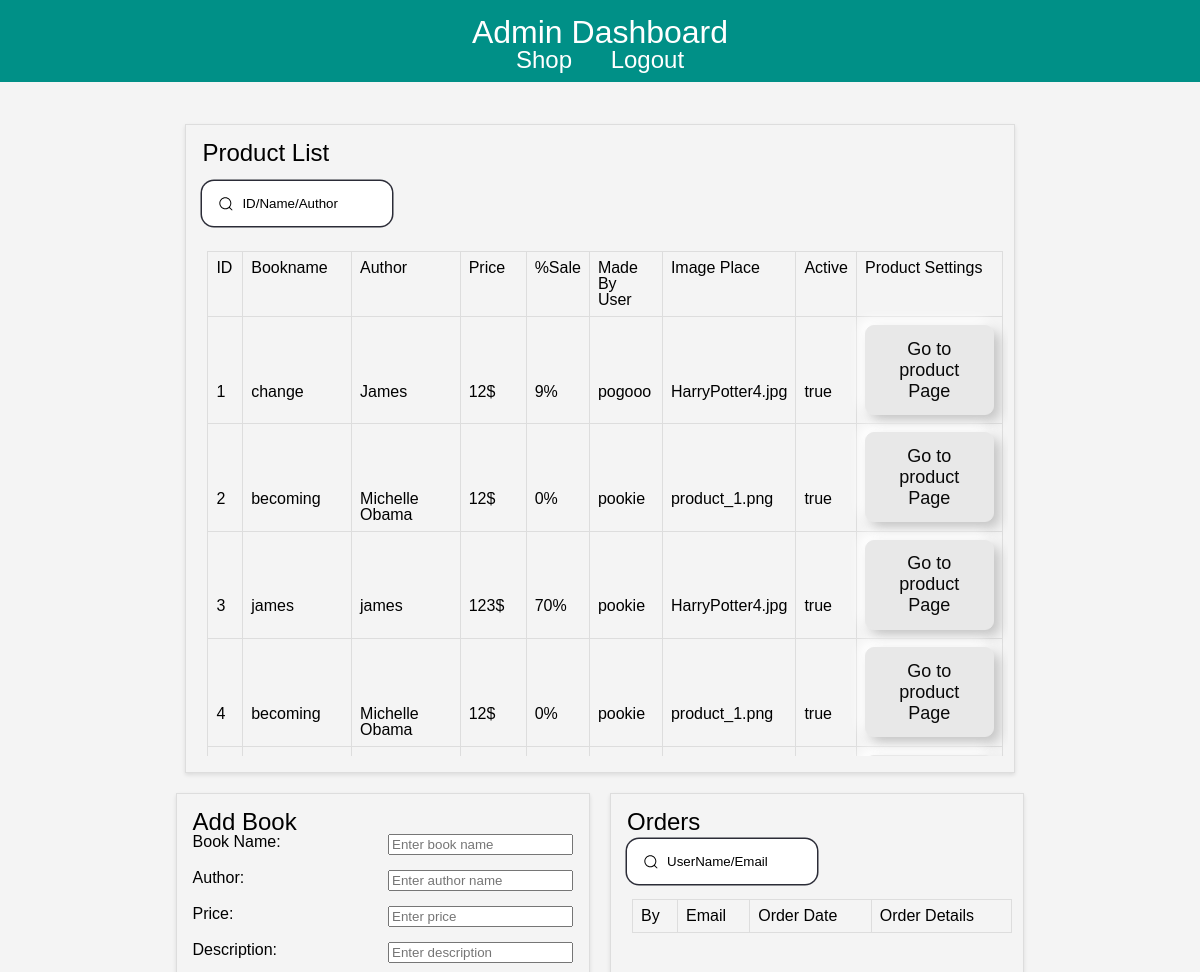
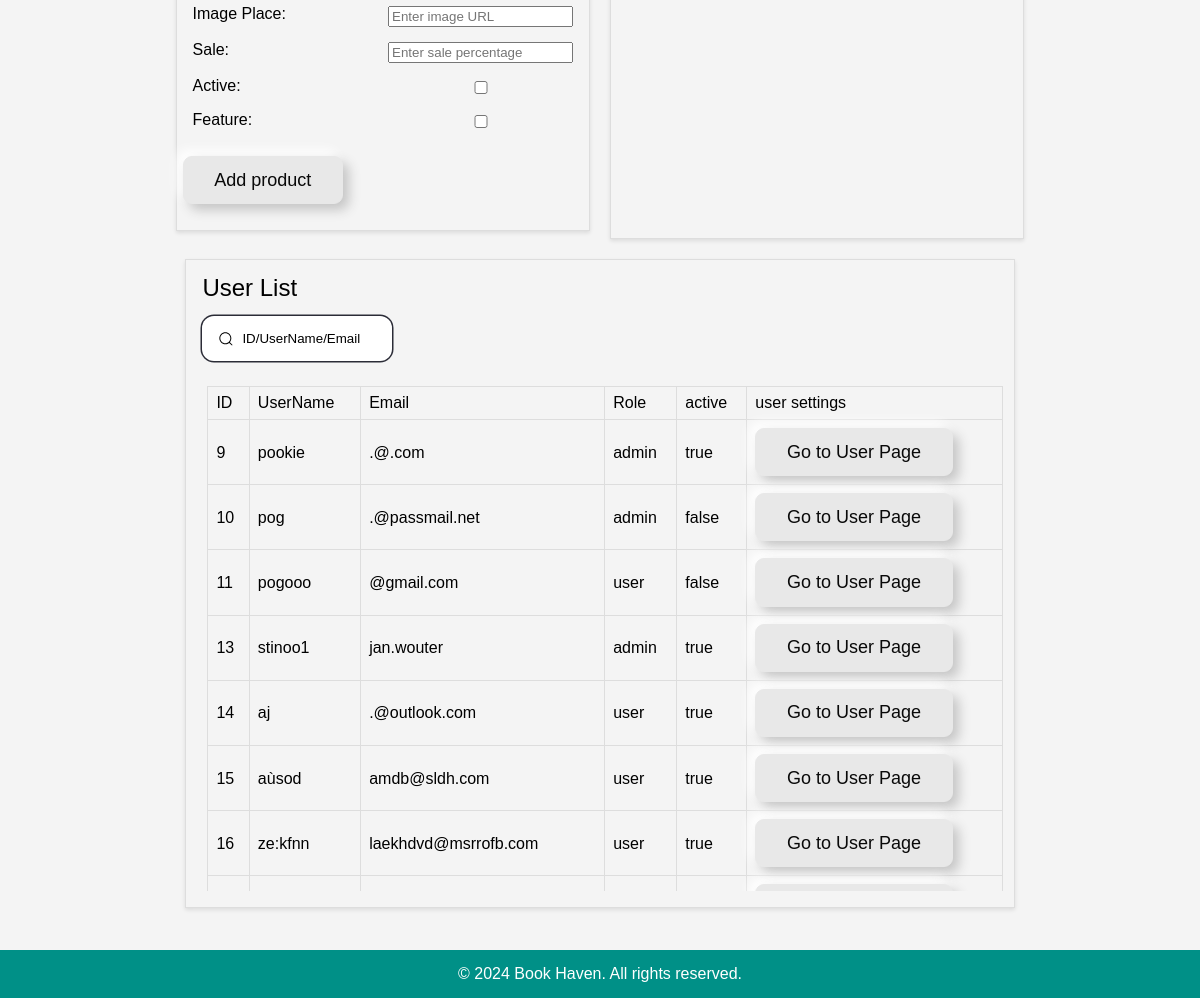
The app's page /project/admin.php (signed in) with its own data (2 pictures, top to bottom).
### tables this page shows
CREATE TABLE `products` (
  `id` int(11) NOT NULL,
  `productname` text NOT NULL,
  `author` text NOT NULL,
  `price` float NOT NULL,
  `description` text DEFAULT NULL,
  `imageplace` text DEFAULT 'product_1.png',
  `madeby` int(11) NOT NULL,
  `show_on_web` tinyint(1) DEFAULT 0,
  `sale` float DEFAULT 0,
  `Featured` tinyint(1) DEFAULT 0
);

CREATE TABLE `users` (
  `id` int(11) NOT NULL,
  `username` text NOT NULL,
  `email` text NOT NULL,
  `pass` text NOT NULL,
  `role` enum('user','admin','','') NOT NULL DEFAULT 'user',
  `active` enum('1','0','','') NOT NULL DEFAULT '1'
);

### project/functions/functies.php (called while the page is built, shortened)
<?php
function startlink()
{
    require "secret.php";
    $link = new mysqli($DB_SERVER, $DB_USERNAME, $DB_PASSWORD, $DB_NAME) or die("no connection to db");
    return $link;
}
function getall($table)
{
    $link = startlink();
    $query = "SELECT * FROM $table";
    $result = mysqli_query($link, $query) or die("Error: all");;
    return $result;
}
function getone($table, $id)
{
    $link = startlink();
    $query = "SELECT * FROM $table WHERE id = ? ";
    $stmt = mysqli_prepare($link, $query);
    mysqli_stmt_bind_param($stmt, "s", $id);
    mysqli_stmt_execute($stmt);
    $result = mysqli_stmt_get_result($stmt);
    return $result;
}

### project/admin.php (the view, shortened to what this page needs)
<?php
require_once './functions/functies.php';
$products_result = getall('products');
$products = [];
while ($row = mysqli_fetch_assoc($products_result)) {
    $products[] = $row;
}
$users_result = getall('users');
$users = [];
while ($row = mysqli_fetch_assoc($users_result)) {
    $users[] = $row;
}
?>
<!DOCTYPE html>
<html lang="en">
<head>
    <link rel="stylesheet" href="./css/reset.css">
    <link rel="stylesheet" href="./css/admin.css">
    <link rel="stylesheet" href="./css/all.css">
</head>
<body>
    <header>
        <h1>Admin Dashboard</h1>
        <nav>
            <ul class="nav-links">
                <li><a href="shop.php">Shop</a></li>
                <li><a href="./functions/logout.php">Logout</a></li>
            </ul>
        </nav>
    </header>
    <main>
        <section class="dashboard">
            <div class="products">
                <h2>Product List</h2>
                <div class="search-bar">
                    <form id="search-form" action="search_products.php" method="post">
                        <div class="group">
                            <input
                                id="product-search"
                                class="input"
                                type="search"
                                placeholder="ID/Name/Author"
                                name="searchbar" />
                        </div>
                    </form>
                </div>
                <div class="product-list-container">
                    <table>
                        <thead>
                            <tr>
                                <th>ID</th>
                                <th>Bookname</th>
                                <th>Author</th>
                                <th>Price</th>
                                <th>%Sale</th>
                                <th>Made By User</th>
                                <th>Image Place</th>
                                <th>Active</th>
                                <th>Product Settings</th>
                            </tr>
                        </thead>
                        <tbody id="product-list-body">
                            <?php foreach ($products as $product): ?>
                                <?php $users_result = getone('users', $product['madeby']); ?>
                                <?php $user = mysqli_fetch_assoc($users_result); ?>
                                <tr>
                                    <td><?php echo $product['id']; ?></td>
                                    <td><?php echo $product['productname']; ?></td>
                                    <td><?php echo $product['author']; ?></td>
                                    <td><?php echo $product['price']; ?>$</td>
                                    <td><?php echo $product['sale']; ?>%</td>
                                    <td><?php echo $user['username']; ?></td>
                                    <td><?php echo $product['imageplace']; ?></td>
                                    <td><?php echo $product['show_on_web'] == "1" ? "true" : "false"; ?></td>
                                    <td>
                                        <button class="button2"
                                            onclick="window.location.href='product.php?id=<?php echo $product['id']; ?>'">
                                            Go to product Page
                                        </button>
                                    </td>
                                </tr>
                            <?php endforeach; ?>
                        </tbody>
                    </table>
                </div>
            </div>
            <div class="add-product">
                <h2>Add Book</h2>
                <div>
                    <form id="add-product-form" action="add_product.php" method="post">
                        <label for="bookname">Book Name:</label>
                        <input type="text" id="bookname" name="bookname" placeholder="Enter book name" required>
                        <label for="author">Author:</label>
                        <input type="text" id="author" name="author" placeholder="Enter author name" required>
                        <label for="price">Price:</label>
                        <input type="number" id="price" name="price" min="0" step="0.01" placeholder="Enter price" required>
                        <label for="description">Description:</label>
                        <input type="text" id="description" name="description" placeholder="Enter description">
                        <label for="imageplace">Image Place:</label>
                        <input type="text" id="imageplace" name="imageplace" placeholder="Enter image URL">
                        <label for="sale">Sale:</label>
                        <input type="number" id="sale" name="sale" min="0" max="100" placeholder="Enter sale percentage">
                        <label for="show_on_web">Active:</label>
                        <input type="checkbox" id="show_on_web" name="show_on_web">
                        <label for="Feauture">Feature:</label>
                        <input type="checkbox" id="Feauture" name="Feauture">
                        <button type="submit" id="Btn_add_product" class="button2">Add product</button>
                    </form>
                </div>
            </div>
            <div class="orders">
                <h2 id="ordername">Orders</h2>
                <div>
                    <div class="group">
                        <input
                            id="order-search"
                            class="input"
                            type="search"
                            placeholder="UserName/Email"
                            name="searchbar" />
                    </div>
                    <div class="order-list-container">
                        <table>
                            <thead>
                                <tr>
                                    <th>By</th>
                                    <th>Email</th>
                                    <th>Order Date</th>
                                    <th>Order Details</th>
                                </tr>
                            </thead>
                        </table>
                    </div>
                </div>
            </div>
            <div class="users">
                <h2>User List</h2>
                <div class="search-bar">
                    <div class="group">
                        <input
                            id="user-search"
                            class="input"
                            type="search"
                            placeholder="ID/UserName/Email"
                            name="searchbar" />
                    </div>
                </div>
                <div class="user-list-container">
                    <table>
                        <thead>
                            <tr>
                                <th>ID</th>
                                <th>UserName</th>
                                <th>Email</th>
                                <th>Role</th>
                                <th>active</th>
                                <th>user settings</th>
                            </tr>
                        </thead>
                        <tbody id="user-list-body">
                            <?php foreach ($users as $user): ?>
                                <tr>
                                    <td><?php echo $user['id']; ?></td>
                                    <td><?php echo $user['username']; ?></td>
                                    <td><?php echo $user['email']; ?></td>
                                    <td><?php echo $user['role']; ?></td>
                                    <td><?php echo $user['active'] == "1" ? "true" : "false"; ?></td>
                                    <td>
                                        <button class="button2"
                                            onclick="window.location.href='infouser.php?id=<?php echo $user['id']; ?>'">
                                            Go to User Page
                                        </button>
                                    </td>
                                </tr>
                            <?php endforeach; ?>
                        </tbody>
                    </table>
                </div>
            </div>
        </section>
    </main>
    <footer>
        <p>&copy; 2024 Book Haven. All rights reserved.</p>
    </footer>
</body>
</html>

### project/css/admin.css (style rules this page uses)
body { font-family: Arial, sans-serif; background-color: #f4f4f4; display: flex; flex-direction: column; min-height: 100vh; }
h1 { font-size: 2em; }
.nav-links { font-size: 1.5em; }
header { height: 50px; background-color: #009087; color: #fff; padding: 1rem 0; text-align: center; }
.user-list-container { width: 100%; height: 500px; padding: 5px; overflow: hidden; overflow-y: scroll; margin-top: 10px; }
.product-list-container { width: 100%; height: 500px; padding: 5px; overflow: hidden; overflow-y: scroll; margin-top: 10px; }
nav ul li { display: inline; margin: 0 1rem; }
nav ul li a { color: #fff; text-decoration: none; }
main { display: flex; padding: 2rem; }
.dashboard { display: flex; flex-wrap: wrap; width: 100%; justify-content: center; }
.search-bar { display: flex; flex-wrap: row; justify-content: left; margin-top: 1rem; }
.add-product , .orders { border: 1px solid #ddd; padding: 1rem; margin: 10px; box-shadow: 0 2px 4px rgba(0, 0, 0, 0.1); width: 33.49%; height: fit-content; }
.order-list-container { width: 100%; height: 290px; padding: 5px; overflow: hidden; overflow-y: scroll; margin-top: 10px; }
.add-product form, .orders form { display: grid; grid-template-columns: repeat(2, 1fr); gap: 15px; }
#Btn_add_product, #Btn_add_genre { align-self: right; margin: 10px; float: right; }
#ordername { margin-bottom: 5px; }
.products, .users { border: 1px solid #ddd; padding: 1rem; margin: 10px; box-shadow: 0 2px 4px rgba(0, 0, 0, 0.1); width: 70%; }
.users { padding-left: auto; padding-right: auto; }
table { width: 100%; border-collapse: collapse; }
table, th, td { border: 1px solid #ddd; }
#Btn_add_product { margin: 10px; right: 20px; }
th, td { padding: 0.5rem; text-align: left; }
footer { background-color: #009087; color: #fff; text-align: center; padding: 1rem 0; margin-top: auto; }
.group { display: flex; line-height: 28px; align-items: center; position: relative; margin-bottom: 10px; max-width: 190px; }
.input { font-family: "Montserrat", sans-serif; width: 100%; height: 45px; padding-left: 2.5rem; box-shadow: 0 0 0 1.5px #2b2c37, 0 0 25px -17px white; border: 0; border-radius: 12px; background-color: white; outline: none; color: black; transition: all 0.25s cubic-bezier(0.19, 1, 0.22, 1); cursor: text; z-index: 0; }
.input::placeholder { color: black; }

### project/css/all.css (style rules this page uses)
.button2 { display: inline-block; transition: all 0.2s ease-in; position: relative; overflow: hidden; z-index: 1; color: #090909; padding: 0.7em 1.7em; cursor: pointer; font-size: 18px; border-radius: 0.5em; background: #e8e8e8; border: 1px solid #e8e8e8; box-shadow: 6px 6px 12px #c5c5c5, -6px -6px 12px #ffffff; }
.button2:before { content: ""; position: absolute; left: 50%; transform: translateX(-50%) scaleY(1) scaleX(1.25); top: 100%; width: 140%; height: 180%; background-color: rgba(0, 0, 0, 0.05); border-radius: 50%; display: block; transition: all 0.5s 0.1s cubic-bezier(0.55, 0, 0.1, 1); z-index: -1; }
.button2:after { position: absolute; left: 55%; transform: translateX(-50%) scaleY(1) scaleX(1.45); top: 180%; width: 160%; height: 190%; background-color: #009087; border-radius: 50%; display: block; transition: all 0.5s 0.1s cubic-bezier(0.55, 0, 0.1, 1); z-index: -1; }
h1 { font-size: 2em; }
h2 { font-size: 1.5em; }

### records on screen
products: id "1", productname "change", author "James", price "12", sale "9", madeby.username "pogooo", imageplace "HarryPotter4.jpg", show_on_web "true"
products: id "2", productname "becoming", author "Michelle Obama", price "12", sale "0", madeby.username "pookie", imageplace "product_1.png", show_on_web "true"
products: id "3", productname "james", author "james", price "123", sale "70", madeby.username "pookie", imageplace "HarryPotter4.jpg", show_on_web "true"
products: id "4", productname "becoming", author "Michelle Obama", price "12", sale "0", madeby.username "pookie", imageplace "product_1.png", show_on_web "true"
users: id "9", username "pookie", email ".@.com", role "admin", active "true"
users: id "10", username "pog", email ".@passmail.net", role "admin", active "false"
users: id "11", username "pogooo", email "@gmail.com", role "user", active "false"
users: id "13", username "stinoo1", email "jan.wouter", role "admin", active "true"
users: id "14", username "aj", email ".@outlook.com", role "user", active "true"
users: id "15", username "aùsod", email "amdb@sldh.com", role "user", active "true"
users: id "16", username "ze:kfnn", email "laekhdvd@msrrofb.com", role "user", active "true"
